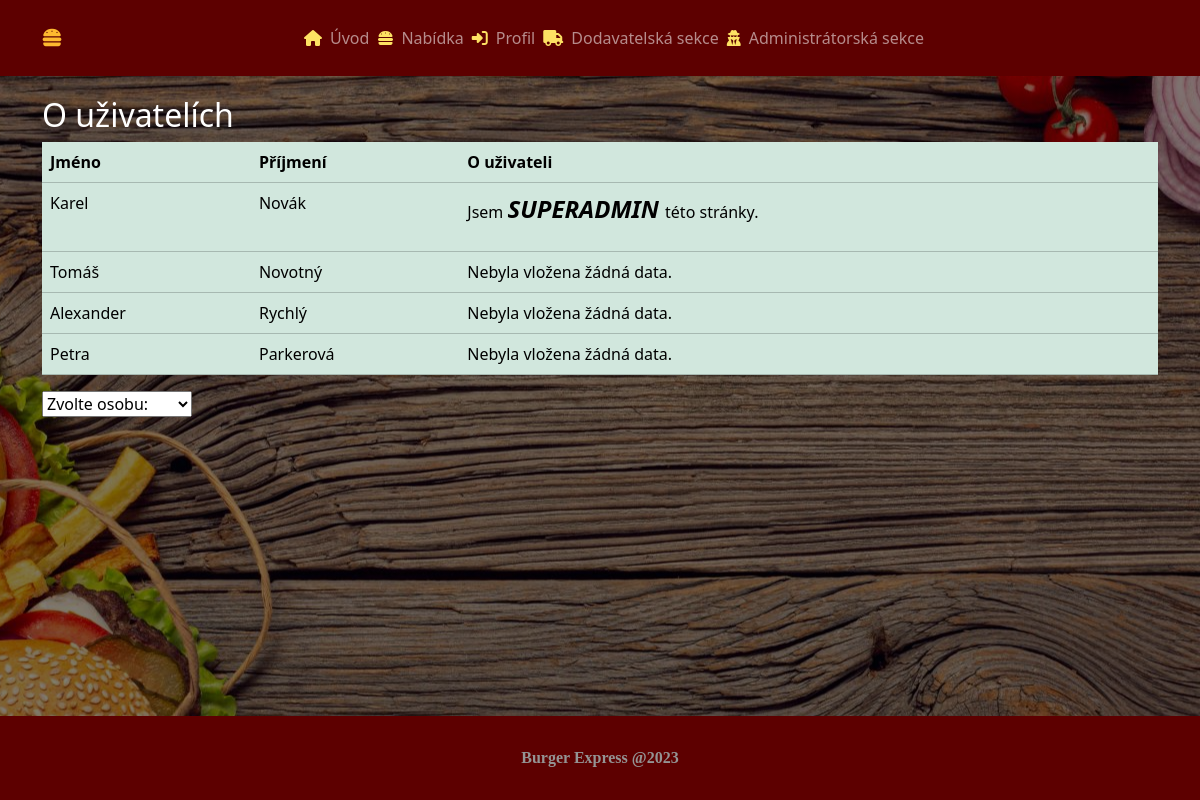
/index.php?page=admin_strana (signed in), run on the app's committed database.
### tables this page shows
CREATE TABLE IF NOT EXISTS `uzivatel` (
  `id` INT NOT NULL AUTO_INCREMENT,
  `jmeno` VARCHAR(50) NOT NULL,
  `prijmeni` VARCHAR(50) NOT NULL,
  `email` VARCHAR(50) NOT NULL,
  `heslo` VARCHAR(60) NOT NULL,
  `okres` VARCHAR(50) NOT NULL,
  `mesto` VARCHAR(50) NOT NULL,
  `ulice` VARCHAR(50) NOT NULL,
  `cp` SMALLINT NOT NULL,
  `psc` INT NOT NULL,
  `o_mne` TEXT NULL,
  `id_pravo` SMALLINT NOT NULL,
  PRIMARY KEY (`id`, `id_pravo`),
  INDEX `fk_uzivatel_pravo1_idx` (`id_pravo` ASC),
  CONSTRAINT `fk_uzivatel_pravo1`
    FOREIGN KEY (`id_pravo`)
    REFERENCES `pravo` (`id`)
    ON DELETE NO ACTION
    ON UPDATE NO ACTION);

### web/AppStart.class.php (called while the page is built, shortened)
<?php
class AppStart{
    public function appStart():void{
        if(isset($_GET["page"]) && array_key_exists($_GET["page"],WEB_PAGES)){
            $pageKey = $_GET["page"];
        }else{
            $pageKey = DEFAULT_WEB_PAGE_KEY;
        }
        $pageInfo = WEB_PAGES[$pageKey];
        $controller = new $pageInfo["controller_class_name"];
        $tplData = $controller->show($pageInfo["title"]);
        $view = new $pageInfo["view_class_name"];
        $view->printOutput($tplData,$pageInfo["template_type"]);
    }
}

### index.php (called while the page is built, shortened)
<?php
require_once("autoloader.php");
$app = new AppStart();
$app->appStart();

### web/Models/MyDatabaseModel.class.php (called while the page is built, shortened)
<?php
class MyDatabaseModel{
    private PDO $pdo;
    private string $userSessionKey = "current_user_id";
    public function __construct(){
        $this->pdo = new PDO("mysql:host=".DB_SERVER.";dbname=".DB_NAME,DB_USER,DB_PASS);
        $this->pdo->exec("set names utf8");
    }
    public function jeUzivatelPrihlasen():bool{
        return isset($_SESSION[$this->userSessionKey]);
    }
    public function ziskejDataUzivatele():array|null{
        if($this->jeUzivatelPrihlasen()){
            $userId = $_SESSION[$this->userSessionKey];
            if($userId == null){
                $this->odhlasUzivatele();
                return null;
            }else{
                $q = "SELECT * FROM ".TABLE_UZIVATEL." WHERE id=:id;";
                $vystup = $this->pdo->prepare($q);
                $vystup->bindValue(":id",$userId);
                if($vystup->execute()){
                    $userData = $vystup->fetchAll();
                }
                if(empty($userData)){
                    $this->odhlasUzivatele();
                    return null;
                }else{
                    return $userData[0];
                }
            }
        }else{
            return null;
        }
    }
    public function vratVsechnyUzivatele():array|null{
        $q = "SELECT * FROM ".TABLE_UZIVATEL.";";
        $vystup = $this->pdo->prepare($q);
        if($vystup->execute()){
            return $vystup->fetchAll();
        }else{
            return null;
        }
    }
}

### web/Controllers/AdminController.class.php (called while the page is built, shortened)
<?php
class AdminController implements IController{
    private MyDatabaseModel $db;
    public function __construct(){
        $this->db = new MyDatabaseModel();
    }
    public function show(string $pageTitle): array{
        $tplData = [];
        $tplData['title'] = $pageTitle;
        $tplData['prihlasenTitle'] = $this->db->jeUzivatelPrihlasen() ? " Profil" : " Přihlášení";
        $tplData['jePrihlasen'] = $this->db->jeUzivatelPrihlasen();
        if ($tplData['jePrihlasen']) {
            $tplData['role'] = $this->db->ziskejDataUzivatele()['id_pravo'];
        }
        $tplData['vsichniUzivatele'] = $this->db->vratVsechnyUzivatele();
        return $tplData;
    }
}

### autoloader.php (called while the page is built, shortened)
<?php
spl_autoload_register(function ($className){
    $className = str_replace(BASE_NAMESPACE_NAME,BASE_APP_DIR_NAME,$className);
    $fileName = dirname(__FILE__) . "\\" . $className;
});

### web/Views/AdminTemplate.tpl.php (the view, shortened to what this page needs)
<?php
global $tplData;
?>
<?php
if($tplData['jePrihlasen']){
    if($tplData['role'] == 1 || $tplData['role'] == 2){
?>
        <div class="container">
            <h2 style="color: white;padding-top: 20px;">O uživatelích</h2>
            <div class="table-responsive">
                <table class="table table-success table-hover">
                    <tr><th>Jméno</th><th>Příjmení</th><th>O uživateli</th></tr>
                    <?php
                    if(isset($tplData['vsichniUzivatele'])){
                        foreach($tplData['vsichniUzivatele'] as $uzivatel){
                            $o_mne = trim($uzivatel['o_mne']) == "" ? "Nebyla vložena žádná data." : trim($uzivatel['o_mne']);
                            echo "<tr><td>$uzivatel[jmeno]</td><td>$uzivatel[prijmeni]</td><td>$o_mne</td></tr>";
                        }
                    }
                    ?>
                </table>
            </div>
        </div>
        <form>
            <div class="container">
                <label>
                    <select name="users" onchange="showUser(<?= $tplData['role'] ?>,this.value)">
                        <option value="" selected>Zvolte osobu:</option>
                    </select>
                </label>
            </div>
        </form>
        <br>
<?php
    }else{
?>
        <h2 class="text-center" style="padding-top: 20px;color: white">Pouze pro administrátory.</h2>
<?php
    }
}else{
?>
    <h2 class="text-center" style="padding-top: 20px;color: white">Pouze pro přihlášené.</h2>
<?php
}
?>

### web/Views/styling/my_styles.css (style rules this page uses)
#basic_template_body { background-color: #5d0000; }

### data on the page
uzivatel: jmeno "Karel", prijmeni "Novák", o_mne "Jsem SUPERADMIN této stránky."
uzivatel: jmeno "Tomáš", prijmeni "Novotný", o_mne "Nebyla vložena žádná data."
uzivatel: jmeno "Alexander", prijmeni "Rychlý", o_mne "Nebyla vložena žádná data."
uzivatel: jmeno "Petra", prijmeni "Parkerová", o_mne "Nebyla vložena žádná data."

### other printed values
$tplData['prihlasenTitle'] "Profil"
